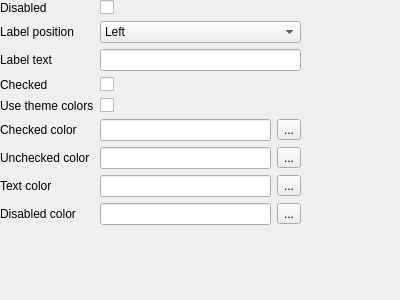
<?xml version="1.0" encoding="UTF-8"?>
<ui version="4.0">
    <class>CheckBoxSettingsForm</class>
    <widget class="QWidget" name="CheckBoxSettingsForm">
        <property name="geometry">
            <rect>
                <x>0</x>
                <y>0</y>
                <width>400</width>
                <height>300</height>
            </rect>
        </property>
        <property name="windowTitle">
            <string>Form</string>
        </property>
        <widget class="QWidget" name="formLayoutWidget">
            <property name="geometry">
                <rect>
                    <x>0</x>
                    <y>0</y>
                    <width>301</width>
                    <height>281</height>
                </rect>
            </property>
            <layout class="QFormLayout" name="formLayout">
                <item row="0" column="0">
                    <widget class="QLabel" name="disabledLabel">
                        <property name="text">
                            <string>Disabled</string>
                        </property>
                    </widget>
                </item>
                <item row="0" column="1">
                    <widget class="QCheckBox" name="disabledCheckBox"/>
                </item>
                <item row="1" column="0">
                    <widget class="QLabel" name="labelPositionLabel">
                        <property name="text">
                            <string>Label position</string>
                        </property>
                    </widget>
                </item>
                <item row="1" column="1">
                    <widget class="QComboBox" name="labelPositionComboBox">
                        <item>
                            <property name="text">
                                <string>Left</string>
                            </property>
                        </item>
                        <item>
                            <property name="text">
                                <string>Right</string>
                            </property>
                        </item>
                    </widget>
                </item>
                <item row="2" column="0">
                    <widget class="QLabel" name="labelTextLabel">
                        <property name="text">
                            <string>Label text</string>
                        </property>
                    </widget>
                </item>
                <item row="2" column="1">
                    <widget class="QLineEdit" name="labelTextLineEdit"/>
                </item>
                <item row="3" column="0">
                    <widget class="QLabel" name="checkedLabel">
                        <property name="text">
                            <string>Checked</string>
                        </property>
                    </widget>
                </item>
                <item row="3" column="1">
                    <widget class="QCheckBox" name="checkedCheckBox"/>
                </item>
                <item row="4" column="0">
                    <widget class="QLabel" name="useThemeColorsLabel">
                        <property name="text">
                            <string>Use theme colors</string>
                        </property>
                    </widget>
                </item>
                <item row="4" column="1">
                    <widget class="QCheckBox" name="useThemeColorsCheckBox"/>
                </item>
                <item row="5" column="0">
                    <widget class="QLabel" name="checkedColorLabel">
                        <property name="text">
                            <string>Checked color</string>
                        </property>
                    </widget>
                </item>
                <item row="5" column="1">
                    <layout class="QHBoxLayout" name="horizontalLayout">
                        <item>
                            <widget class="QLineEdit" name="checkedColorLineEdit"/>
                        </item>
                        <item>
                            <widget class="QToolButton" name="checkedColorToolButton">
                                <property name="text">
                                    <string>...</string>
                                </property>
                            </widget>
                        </item>
                    </layout>
                </item>
                <item row="6" column="0">
                    <widget class="QLabel" name="uncheckedColorLabel">
                        <property name="text">
                            <string>Unchecked color</string>
                        </property>
                    </widget>
                </item>
                <item row="6" column="1">
                    <layout class="QHBoxLayout" name="horizontalLayout_2">
                        <item>
                            <widget class="QLineEdit" name="uncheckedColorLineEdit"/>
                        </item>
                        <item>
                            <widget class="QToolButton" name="uncheckedColorToolButton">
                                <property name="text">
                                    <string>...</string>
                                </property>
                            </widget>
                        </item>
                    </layout>
                </item>
                <item row="7" column="0">
                    <widget class="QLabel" name="textColorLabel">
                        <property name="text">
                            <string>Text color</string>
                        </property>
                    </widget>
                </item>
                <item row="8" column="0">
                    <widget class="QLabel" name="disabledColorLabel">
                        <property name="text">
                            <string>Disabled color</string>
                        </property>
                    </widget>
                </item>
                <item row="7" column="1">
                    <layout class="QHBoxLayout" name="horizontalLayout_3">
                        <item>
                            <widget class="QLineEdit" name="textColorLineEdit"/>
                        </item>
                        <item>
                            <widget class="QToolButton" name="textColorToolButton">
                                <property name="text">
                                    <string>...</string>
                                </property>
                            </widget>
                        </item>
                    </layout>
                </item>
                <item row="8" column="1">
                    <layout class="QHBoxLayout" name="horizontalLayout_4">
                        <item>
                            <widget class="QLineEdit" name="disabledColorLineEdit"/>
                        </item>
                        <item>
                            <widget class="QToolButton" name="disabledColorToolButton">
                                <property name="text">
                                    <string>...</string>
                                </property>
                            </widget>
                        </item>
                    </layout>
                </item>
            </layout>
        </widget>
    </widget>
    <resources/>
    <connections/>
</ui>
